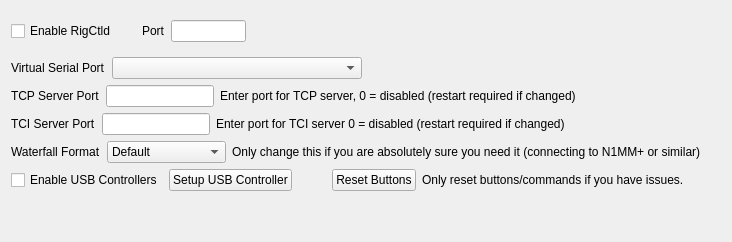
       <widget class="QWidget" name="externalControl">
        <layout class="QVBoxLayout" name="verticalLayout_26">
         <item>
          <layout class="QHBoxLayout" name="horizontalLayout_34">
           <property name="leftMargin">
            <number>0</number>
           </property>
           <property name="topMargin">
            <number>0</number>
           </property>
           <item>
            <widget class="QCheckBox" name="enableRigctldChk">
             <property name="accessibleName">
              <string>Enable RIGCTLD checkbox</string>
             </property>
             <property name="layoutDirection">
              <enum>Qt::LeftToRight</enum>
             </property>
             <property name="text">
              <string>Enable RigCtld</string>
             </property>
            </widget>
           </item>
           <item>
            <spacer name="horizontalSpacer_18">
             <property name="orientation">
              <enum>Qt::Horizontal</enum>
             </property>
             <property name="sizeType">
              <enum>QSizePolicy::Fixed</enum>
             </property>
             <property name="sizeHint" stdset="0">
              <size>
               <width>20</width>
               <height>40</height>
              </size>
             </property>
            </spacer>
           </item>
           <item>
            <widget class="QLabel" name="label_28">
             <property name="text">
              <string>Port</string>
             </property>
            </widget>
           </item>
           <item>
            <widget class="AndroidLineEdit" name="rigctldPortTxt">
             <property name="minimumSize">
              <size>
               <width>75</width>
               <height>0</height>
              </size>
             </property>
             <property name="maximumSize">
              <size>
               <width>75</width>
               <height>16777215</height>
              </size>
             </property>
             <property name="accessibleName">
              <string>RIGCTLD server port</string>
             </property>
            </widget>
           </item>
           <item>
            <spacer name="horizontalSpacer_20">
             <property name="orientation">
              <enum>Qt::Horizontal</enum>
             </property>
             <property name="sizeHint" stdset="0">
              <size>
               <width>20</width>
               <height>20</height>
              </size>
             </property>
            </spacer>
           </item>
          </layout>
         </item>
         <item>
          <layout class="QHBoxLayout" name="horizontalLayout_36">
           <item>
            <widget class="QLabel" name="vspLabel">
             <property name="text">
              <string>Virtual Serial Port</string>
             </property>
            </widget>
           </item>
           <item>
            <widget class="QComboBox" name="vspCombo">
             <property name="minimumSize">
              <size>
               <width>250</width>
               <height>0</height>
              </size>
             </property>
             <property name="maximumSize">
              <size>
               <width>250</width>
               <height>16777215</height>
              </size>
             </property>
             <property name="toolTip">
              <string>&lt;html&gt;&lt;head/&gt;&lt;body&gt;&lt;p&gt;Use this to define a virtual serial port. &lt;/p&gt;&lt;p&gt;&lt;br/&gt;&lt;/p&gt;&lt;p&gt;On Windows, the virtual serial port can be used to connect to a serial port loopback device, through which other programs can connect to the radio. &lt;/p&gt;&lt;p&gt;&lt;br/&gt;&lt;/p&gt;&lt;p&gt;On Linux and macOS, the port defined here is a pseudo-terminal device, which may be connected to directly by any program designed for a serial connection. &lt;/p&gt;&lt;/body&gt;&lt;/html&gt;</string>
             </property>
             <property name="accessibleName">
              <string>Virtual Serial Port Selector</string>
             </property>
            </widget>
           </item>
           <item>
            <widget class="QLabel" name="ptyDeviceLabel">
             <property name="text">
              <string/>
             </property>
            </widget>
           </item>
           <item>
            <spacer name="horizontalSpacer_19">
             <property name="orientation">
              <enum>Qt::Horizontal</enum>
             </property>
             <property name="sizeHint" stdset="0">
              <size>
               <width>20</width>
               <height>20</height>
              </size>
             </property>
            </spacer>
           </item>
          </layout>
         </item>
         <item>
          <layout class="QHBoxLayout" name="horizontalLayout_42">
           <item>
            <widget class="QLabel" name="label_26">
             <property name="text">
              <string>TCP Server Port</string>
             </property>
            </widget>
           </item>
           <item>
            <widget class="AndroidLineEdit" name="tcpServerPortTxt">
             <property name="enabled">
              <bool>true</bool>
             </property>
             <property name="sizePolicy">
              <sizepolicy hsizetype="Fixed" vsizetype="Fixed">
               <horstretch>0</horstretch>
               <verstretch>0</verstretch>
              </sizepolicy>
             </property>
            </widget>
           </item>
           <item>
            <widget class="QLabel" name="label_39">
             <property name="text">
              <string>Enter port for TCP server, 0 = disabled (restart required if changed)</string>
             </property>
            </widget>
           </item>
           <item>
            <spacer name="horizontalSpacer_26">
             <property name="orientation">
              <enum>Qt::Horizontal</enum>
             </property>
             <property name="sizeHint" stdset="0">
              <size>
               <width>20</width>
               <height>20</height>
              </size>
             </property>
            </spacer>
           </item>
          </layout>
         </item>
         <item>
          <layout class="QHBoxLayout" name="horizontalLayout_11">
           <item>
            <widget class="QLabel" name="label">
             <property name="text">
              <string>TCI Server Port</string>
             </property>
            </widget>
           </item>
           <item>
            <widget class="AndroidLineEdit" name="tciServerPortTxt">
             <property name="sizePolicy">
              <sizepolicy hsizetype="Fixed" vsizetype="Fixed">
               <horstretch>0</horstretch>
               <verstretch>0</verstretch>
              </sizepolicy>
             </property>
            </widget>
           </item>
           <item>
            <widget class="QLabel" name="label_2">
             <property name="text">
              <string>Enter port for TCI server 0 = disabled (restart required if changed)</string>
             </property>
            </widget>
           </item>
           <item>
            <spacer name="horizontalSpacer_2">
             <property name="orientation">
              <enum>Qt::Horizontal</enum>
             </property>
             <property name="sizeHint" stdset="0">
              <size>
               <width>20</width>
               <height>20</height>
              </size>
             </property>
            </spacer>
           </item>
          </layout>
         </item>
         <item>
          <layout class="QHBoxLayout" name="horizontalLayout_44">
           <item>
            <widget class="QLabel" name="label_41">
             <property name="text">
              <string>Waterfall Format</string>
             </property>
            </widget>
           </item>
           <item>
            <widget class="QComboBox" name="waterfallFormatCombo">
             <item>
              <property name="text">
               <string>Default</string>
              </property>
             </item>
             <item>
              <property name="text">
               <string>Single (network)</string>
              </property>
             </item>
             <item>
              <property name="text">
               <string>Multi (serial)</string>
              </property>
             </item>
            </widget>
           </item>
           <item>
            <widget class="QLabel" name="label_52">
             <property name="text">
              <string>Only change this if you are absolutely sure you need it (connecting to N1MM+ or similar)</string>
             </property>
            </widget>
           </item>
           <item>
            <spacer name="horizontalSpacer_28">
             <property name="orientation">
              <enum>Qt::Horizontal</enum>
             </property>
             <property name="sizeHint" stdset="0">
              <size>
               <width>20</width>
               <height>20</height>
              </size>
             </property>
            </spacer>
           </item>
          </layout>
         </item>
         <item>
          <layout class="QHBoxLayout" name="horizontalLayout_46">
           <item>
            <widget class="QCheckBox" name="enableUsbChk">
             <property name="accessibleName">
              <string>Enable USB Controllers Checkbox</string>
             </property>
             <property name="text">
              <string>Enable USB Controllers</string>
             </property>
            </widget>
           </item>
           <item>
            <widget class="QPushButton" name="usbControllersSetup">
             <property name="toolTip">
              <string/>
             </property>
             <property name="accessibleName">
              <string>Setup USB Controller button</string>
             </property>
             <property name="text">
              <string>Setup USB Controller</string>
             </property>
            </widget>
           </item>
           <item>
            <spacer name="horizontalSpacer_8">
             <property name="orientation">
              <enum>Qt::Horizontal</enum>
             </property>
             <property name="sizeHint" stdset="0">
              <size>
               <width>20</width>
               <height>20</height>
              </size>
             </property>
            </spacer>
           </item>
           <item>
            <widget class="QPushButton" name="usbControllersReset">
             <property name="accessibleName">
              <string>Reset USB Controllers Button</string>
             </property>
             <property name="text">
              <string>Reset Buttons</string>
             </property>
            </widget>
           </item>
           <item>
            <widget class="QLabel" name="usbResetLbl">
             <property name="text">
              <string>Only reset buttons/commands if you have issues. </string>
             </property>
            </widget>
           </item>
           <item>
            <spacer name="horizontalSpacer_38">
             <property name="orientation">
              <enum>Qt::Horizontal</enum>
             </property>
             <property name="sizeHint" stdset="0">
              <size>
               <width>20</width>
               <height>20</height>
              </size>
             </property>
            </spacer>
           </item>
          </layout>
         </item>
         <item>
          <spacer name="verticalSpacer_4">
           <property name="orientation">
            <enum>Qt::Vertical</enum>
           </property>
           <property name="sizeHint" stdset="0">
            <size>
             <width>20</width>
             <height>40</height>
            </size>
           </property>
          </spacer>
         </item>
        </layout>
       </widget>
